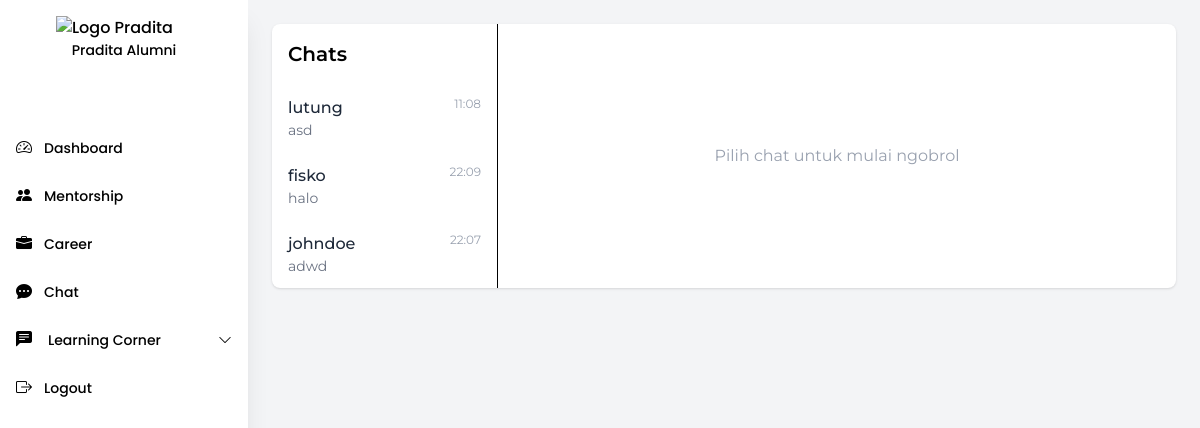
Page /chat/ (signed in) on the committed database.
### users/models.py (models this page shows, shortened)
class User(models.Model):
    nama = models.CharField(max_length=100)
    nim = models.CharField(max_length=20, unique=True)
    ROLE_CHOICES = [
        ("mahasiswa", "Mahasiswa"),
        ("alumni", "Alumni"),
    ]
    role = models.CharField(
        max_length=20,
        choices=ROLE_CHOICES,
        default="mahasiswa"
    )
    email = models.EmailField(unique=True)
    password = models.CharField(max_length=255)

### chat/models.py (models this page shows)
class ChatMessage(models.Model):
    conversation = models.ForeignKey(Conversation, on_delete=models.CASCADE, null=False, blank=False)
    sender = models.ForeignKey(User, on_delete=models.CASCADE)
    message = models.TextField()
    created_at = models.DateTimeField(auto_now_add=True)
    class Meta:
        ordering = ['created_at']

### users/decorators.py (the view)
    def wrapper(request, *args, **kwargs):
        if "user_id" not in request.session:
            return redirect("login")
        return view_func(request, *args, **kwargs)

### chat/templates/chat/inbox.html (shortened to what this page needs)
{% extends "base.html" %}
{% block content %}
<div class="flex h-[80vh] bg-white rounded-lg shadow overflow-hidden">
    <div class="w-1/4 border-r overflow-y-auto">
        <h2 class="text-xl font-semibold p-4">Chats</h2>
        {% for item in chat_partners %}
            <a href="{% url 'private_chat' item.user.id %}"
               class="block px-4 py-3 hover:bg-gray-100">
                <div class="flex justify-between">
                    <span class="font-medium text-gray-800">{{ item.user.nama }}</span>
                    <span class="text-gray-400 text-xs">{{ item.last_time|date:"H:i" }}</span>
                </div>
                <p class="text-gray-500 text-sm truncate">{{ item.last_message }}</p>
            </a>
        {% empty %}
            <p class="p-4 text-gray-500">Belum ada chat.</p>
        {% endfor %}
    </div>
        <div class="flex-1 flex flex-col">
            {% block chat_content %}
                <p class="flex flex-1 items-center justify-center text-gray-400">Pilih chat untuk mulai ngobrol</p>
            {% endblock %}
        </div>
</div>
{% endblock %}

### rows in the picture
User: user.nama "lutung", last_time "11:08", last_message "asd"
User: user.nama "fisko", last_time "22:09", last_message "halo"
User: user.nama "johndoe", last_time "22:07", last_message "adwd"
